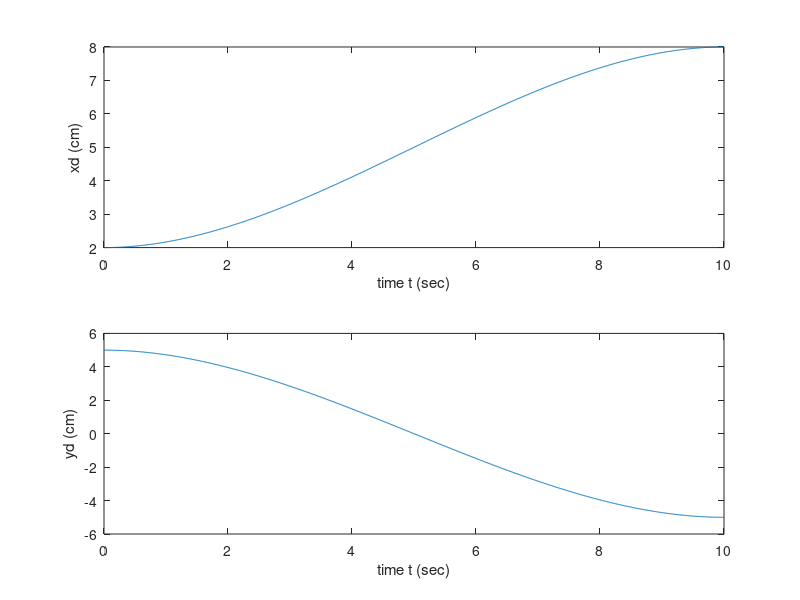
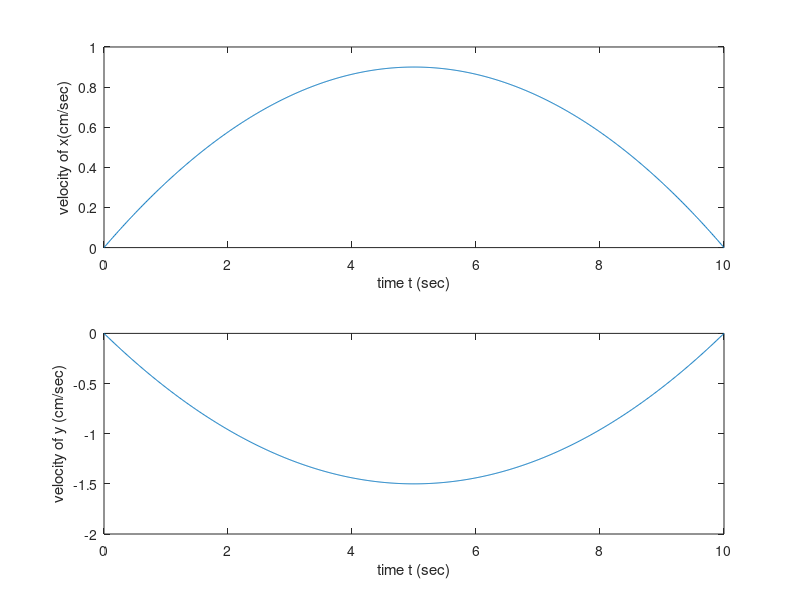
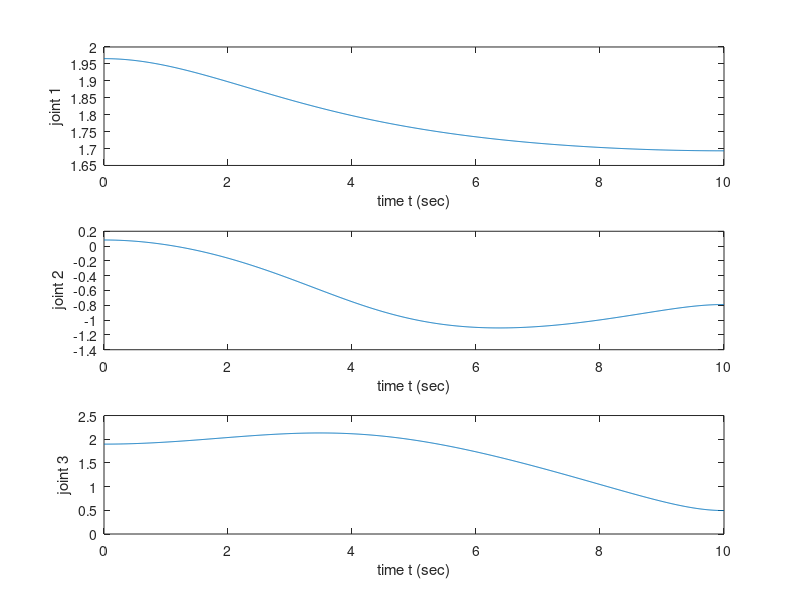
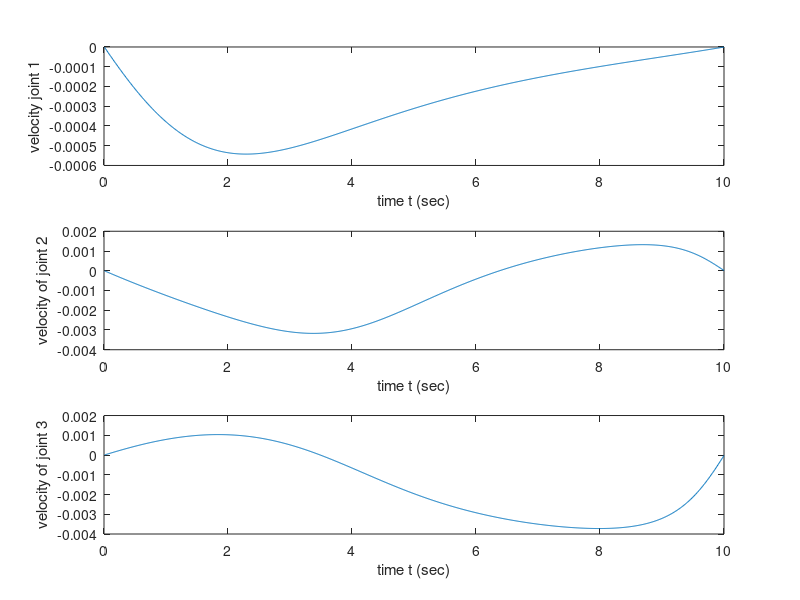

Recreate these plots in MATLAB, in order.
%% *** Robot (kinematic) model parameters *** 
clear all; 
close all;
L0 = 0;
L1 = 0;
L2 = 2.0;
L3 = 0;
L4 = 5.0;
L5 = 5.0;
zd = 3;  %z=h=L4+L5
%% *** sampling period *** 
%% *** for the robot motion, kinematic simulation: 
dt = 0.01; %dt = 0.001; i.e. 1 msec)   

%% *** Create (or load from file) reference signals *** 
%% *** DESIRED MOTION PROFILE - TASK SPACE *** 
Tf = 10.0; 	% 10sec duration of motion 
t = 0:dt:Tf;  

%xd0,td0,yd1: initial/final end-point position --> desired task-space trajectory  
xd0 = 2.0;	
xd1 = 8.0;
yd0 = 5.00; 
yd1 = -5.00;  

% Example of desired trajectory : linear segment (x0,y0)-->(x1,y1); Time duration: Tf; 
disp('Initialising Desired Task-Space Trajectory (Motion Profile) ...'); %% 
disp(' ');   
xd(1) = xd0; 
yd(1) = yd0; 
lambda_a3 = (((-1)*2 )/(Tf^3)) *sqrt((xd1-xd0)^2+(yd1-yd0)^2 ); 
lambda_a2 = (3/(Tf^2)) *sqrt((xd1-xd0)^2+(yd1-yd0)^2);
kmax=Tf/dt + 1; 
vx(1)=0;
vy(1)=0;
for k=2:length(t)-1   
   xd(k) =xd0+  ((xd1-xd0)/(sqrt((xd1-xd0)^2+(yd1-yd0)^2 )))*(lambda_a2*(t(k)^2))+(lambda_a3*(t(k)^3)) * ((xd1-xd0)/(sqrt((xd1-xd0)^2+(yd1-yd0)^2 )));    
   yd(k) =yd0+  ((yd1-yd0)/(sqrt((xd1-xd0)^2+(yd1-yd0)^2 )))*(lambda_a2*(t(k)^2))+(lambda_a3*((t(k)^3))) * ((yd1-yd0)/(sqrt((xd1-xd0)^2+(yd1-yd0)^2 )));  
   vx(k) = ((xd1-xd0)/(sqrt((xd1-xd0)^2+(yd1-yd0)^2 )))*(2* (lambda_a2*t(k))+(3*lambda_a3*(t(k)^2))) ;  %v(t)= 3*b3*t^3 + 2*b2*t  velocity of P
   vy(k) = ((yd1-yd0)/(sqrt((xd1-xd0)^2+(yd1-yd0)^2 )))*(2* (lambda_a2*t(k))+(3*lambda_a3*(t(k)^2))) ;  
end  
xd(length(t))=xd1;
yd(length(t))=yd1;
vx(length(t))=0;
vy(length(t))=0;

figure(1);  
subplot(2,1,1); 
plot(t,xd); 
ylabel('xd (cm)'); 
xlabel('time t (sec)');  

subplot(2,1,2); 
plot(t,yd); 
ylabel('yd (cm)'); 
xlabel('time t (sec)');  

figure(2);  
subplot(2,1,1); 
plot(t,vx); 
ylabel('velocity of x(cm/sec)'); 
xlabel('time t (sec)');  

subplot(2,1,2); 
plot(t,vy); 
ylabel('velocity of y (cm/sec)'); 
xlabel('time t (sec)');  
 
 
%%%%%%%%%%%%%%%%%%%%%%%%%%%%%%%%%%%%%%%%%%%%%%%%%%%%%%%%%%%%%%%%% 
%% ****** KINEMATIC SIMULATION - Main loop ****** 
disp('Kinematic Simulation ...'); %% 
disp(' '); %%  

%% ***** INVESRE KINEMATICS  -->  DESIRED MOTION - JOINT SPACE ***** 
qd1 = 2*atan((zd+sqrt(zd^2 + xd.^2 - L2^2))./(xd+L2));
X = sin(qd1).*xd - cos(qd1).*zd;
Y = yd;
qd3 = acos((X.^2 + Y.^2 - L4^2 - L5^2)/(2*L4*L5));
qd2 = atan( Y ./ X ) - asin(L5*sin(qd3)./(sqrt(X.^2 + Y.^2)));


%velocity of q
vq1 = diff(qd1);
vq2 = diff(qd2);
vq3 = diff(qd3);

figure(3);  
subplot(3,1,1); 
plot(t,qd1); 
ylabel('joint 1'); 
xlabel('time t (sec)');  

subplot(3,1,2); 
plot(t,qd2); 
ylabel('joint 2'); 
xlabel('time t (sec)');  

subplot(3,1,3); 
plot(t,qd3); 
ylabel('joint 3'); 
xlabel('time t (sec)');  

figure(4);  
subplot(3,1,1); 
plot(t(2:end),vq1); 
ylabel('velocity joint 1'); 
xlabel('time t (sec)');  

subplot(3,1,2); 
plot(t(2:end),vq2); 
ylabel('velocity of joint 2'); 
xlabel('time t (sec)');  

subplot(3,1,3); 
plot(t(2:end),vq3); 
ylabel('velocity of joint 3'); 
xlabel('time t (sec)');  

%animation

c1=cos(qd1);
c2=cos(qd2);
c23=cos(qd2 + qd3);
s1=sin(qd1);
s2=sin(qd2);
s23=sin(qd2 + qd3);

xp1 = L1;
yp1 = 0;
zp1 = -L0;

xp2 = c1 .* L2 + L1;
yp2 = 0;
zp2 = s1 .* L2 - L0;

xp3 = s1 .* c2 .* L4 + c1 .* L2 + L1;
yp3 = s2 .* L4;
zp3 = -c1 .* c2 .* L4 + s1 .* L2 - L0;

pex = s1 .* (c23 .* L5 + c2 .* L4) + c1 .* L2 + L1;
pey = s23 .* L5 + s2 .* L4;
pez = -c1 .* (c23 .* L5 + c2 .* L4) + s1 .* L2 - L0;

figure(5)
axis([-25 25 -15 15 -10 20])
axis on
hold on
xlabel('x (cm)');
ylabel('y (cm)');
zlabel('z (cm)');

dtime = 100;
plot3([0],[0],[0],'o');
for time=1:100:length(t),    %%% 	
   pause(0.1);	%% pause motion to view successive robot configurations    				
   
   plot3(xp1,yp1,zp1,'o');
   plot3([xp1,xp2(time)],[yp1,yp2],[zp1,zp2(time)]);
   
   plot3(xp2(time),yp2,zp2(time),'o');
   plot3([xp2(time),xp3(time)],[yp2,yp3(time)],[zp2(time),zp3(time)]);

   plot3(xp3(time),yp3(time),zp3(time),'o');
   plot3([xp3(time),pex(time)],[yp3(time),pey(time)],[zp3(time),pez(time)]);
   
   plot3(pex(time),pey(time),pez(time),'x');
end      


